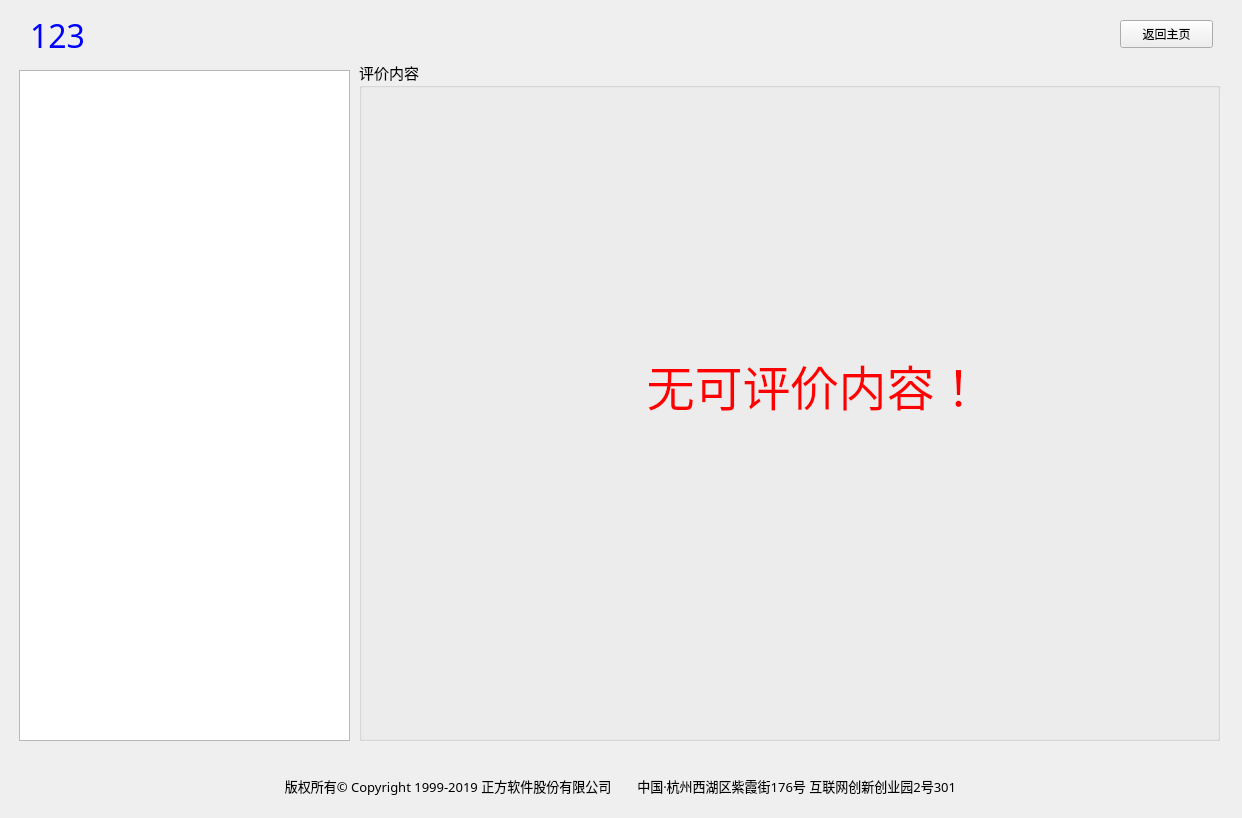
<?xml version="1.0" encoding="UTF-8"?>
<ui version="4.0">
 <class>Form</class>
 <widget class="QWidget" name="Form">
  <property name="geometry">
   <rect>
    <x>0</x>
    <y>0</y>
    <width>1242</width>
    <height>818</height>
   </rect>
  </property>
  <property name="windowTitle">
   <string>Form</string>
  </property>
  <widget class="QLabel" name="lab_title_info">
   <property name="geometry">
    <rect>
     <x>30</x>
     <y>10</y>
     <width>1041</width>
     <height>51</height>
    </rect>
   </property>
   <property name="font">
    <font>
     <family>黑体</family>
     <pointsize>24</pointsize>
    </font>
   </property>
   <property name="styleSheet">
    <string notr="true">color: rgb(0, 0, 255);</string>
   </property>
   <property name="text">
    <string>123</string>
   </property>
  </widget>
  <widget class="QPushButton" name="btn_return_home">
   <property name="geometry">
    <rect>
     <x>1120</x>
     <y>20</y>
     <width>93</width>
     <height>28</height>
    </rect>
   </property>
   <property name="text">
    <string>返回主页</string>
   </property>
  </widget>
  <widget class="QLabel" name="label">
   <property name="geometry">
    <rect>
     <x>10</x>
     <y>770</y>
     <width>1221</width>
     <height>31</height>
    </rect>
   </property>
   <property name="font">
    <font>
     <family>黑体</family>
     <pointsize>10</pointsize>
    </font>
   </property>
   <property name="text">
    <string>版权所有© Copyright 1999-2019 正方软件股份有限公司　　中国·杭州西湖区紫霞街176号 互联网创新创业园2号301</string>
   </property>
   <property name="alignment">
    <set>Qt::AlignCenter</set>
   </property>
  </widget>
  <widget class="QStackedWidget" name="stackedWidget">
   <property name="geometry">
    <rect>
     <x>9</x>
     <y>60</y>
     <width>1221</width>
     <height>701</height>
    </rect>
   </property>
   <property name="currentIndex">
    <number>0</number>
   </property>
   <widget class="QWidget" name="stu_elaluation_page">
    <widget class="QTableView" name="tableView">
     <property name="geometry">
      <rect>
       <x>10</x>
       <y>10</y>
       <width>331</width>
       <height>671</height>
      </rect>
     </property>
    </widget>
    <widget class="QGroupBox" name="groupBox">
     <property name="geometry">
      <rect>
       <x>350</x>
       <y>0</y>
       <width>861</width>
       <height>681</height>
      </rect>
     </property>
     <property name="font">
      <font>
       <family>黑体</family>
       <pointsize>11</pointsize>
      </font>
     </property>
     <property name="title">
      <string>评价内容</string>
     </property>
     <widget class="QLabel" name="label_2">
      <property name="geometry">
       <rect>
        <x>110</x>
        <y>200</y>
        <width>691</width>
        <height>251</height>
       </rect>
      </property>
      <property name="font">
       <font>
        <family>Adobe Devanagari</family>
        <pointsize>36</pointsize>
       </font>
      </property>
      <property name="styleSheet">
       <string notr="true">color: rgb(255, 0, 0);</string>
      </property>
      <property name="text">
       <string>无可评价内容！</string>
      </property>
      <property name="alignment">
       <set>Qt::AlignCenter</set>
      </property>
     </widget>
    </widget>
   </widget>
   <widget class="QWidget" name="process_evaluation_page">
    <widget class="QGroupBox" name="groupBox_2">
     <property name="geometry">
      <rect>
       <x>10</x>
       <y>20</y>
       <width>381</width>
       <height>671</height>
      </rect>
     </property>
     <property name="title">
      <string/>
     </property>
     <widget class="QLabel" name="label_3">
      <property name="geometry">
       <rect>
        <x>20</x>
        <y>20</y>
        <width>341</width>
        <height>21</height>
       </rect>
      </property>
      <property name="text">
       <string>被评价课程上课时间:</string>
      </property>
     </widget>
     <widget class="QLabel" name="label_4">
      <property name="geometry">
       <rect>
        <x>20</x>
        <y>50</y>
        <width>341</width>
        <height>21</height>
       </rect>
      </property>
      <property name="text">
       <string>评价截止时间:</string>
      </property>
     </widget>
     <widget class="QTabWidget" name="tabWidget">
      <property name="geometry">
       <rect>
        <x>4</x>
        <y>80</y>
        <width>371</width>
        <height>591</height>
       </rect>
      </property>
      <property name="styleSheet">
       <string notr="true">QTabBar::tab{width:175}
QTabBar::tab{height:32}</string>
      </property>
      <property name="currentIndex">
       <number>0</number>
      </property>
      <widget class="QWidget" name="tab">
       <attribute name="title">
        <string>未评价(0)</string>
       </attribute>
       <widget class="QTableWidget" name="tableWidget">
        <property name="geometry">
         <rect>
          <x>0</x>
          <y>10</y>
          <width>361</width>
          <height>541</height>
         </rect>
        </property>
       </widget>
      </widget>
      <widget class="QWidget" name="tab_2">
       <attribute name="title">
        <string>未评价(0)</string>
       </attribute>
       <widget class="QTableWidget" name="tableWidget_2">
        <property name="geometry">
         <rect>
          <x>0</x>
          <y>10</y>
          <width>361</width>
          <height>501</height>
         </rect>
        </property>
       </widget>
      </widget>
     </widget>
    </widget>
    <widget class="QGroupBox" name="groupBox_3">
     <property name="geometry">
      <rect>
       <x>400</x>
       <y>20</y>
       <width>811</width>
       <height>671</height>
      </rect>
     </property>
     <property name="font">
      <font>
       <family>黑体</family>
       <pointsize>11</pointsize>
      </font>
     </property>
     <property name="title">
      <string>评价内容</string>
     </property>
     <widget class="QLabel" name="label_5">
      <property name="geometry">
       <rect>
        <x>110</x>
        <y>180</y>
        <width>691</width>
        <height>251</height>
       </rect>
      </property>
      <property name="font">
       <font>
        <family>Adobe Devanagari</family>
        <pointsize>36</pointsize>
       </font>
      </property>
      <property name="styleSheet">
       <string notr="true">color: rgb(255, 0, 0);</string>
      </property>
      <property name="text">
       <string>无可评价内容！</string>
      </property>
      <property name="alignment">
       <set>Qt::AlignCenter</set>
      </property>
     </widget>
    </widget>
   </widget>
   <widget class="QWidget" name="Questionnaire_page">
    <widget class="QGroupBox" name="groupBox_4">
     <property name="geometry">
      <rect>
       <x>350</x>
       <y>10</y>
       <width>861</width>
       <height>681</height>
      </rect>
     </property>
     <property name="font">
      <font>
       <family>黑体</family>
       <pointsize>11</pointsize>
      </font>
     </property>
     <property name="title">
      <string>问卷调查内容</string>
     </property>
     <widget class="QLabel" name="label_6">
      <property name="geometry">
       <rect>
        <x>110</x>
        <y>190</y>
        <width>691</width>
        <height>251</height>
       </rect>
      </property>
      <property name="font">
       <font>
        <family>Adobe Devanagari</family>
        <pointsize>36</pointsize>
       </font>
      </property>
      <property name="styleSheet">
       <string notr="true">color: rgb(255, 0, 0);</string>
      </property>
      <property name="text">
       <string>无问卷调查内容！</string>
      </property>
      <property name="alignment">
       <set>Qt::AlignCenter</set>
      </property>
     </widget>
    </widget>
    <widget class="QGroupBox" name="groupBox_5">
     <property name="geometry">
      <rect>
       <x>10</x>
       <y>10</y>
       <width>331</width>
       <height>681</height>
      </rect>
     </property>
     <property name="font">
      <font>
       <family>黑体</family>
       <pointsize>11</pointsize>
      </font>
     </property>
     <property name="title">
      <string>问卷调查</string>
     </property>
     <widget class="QTableView" name="tableView_2">
      <property name="geometry">
       <rect>
        <x>10</x>
        <y>30</y>
        <width>311</width>
        <height>641</height>
       </rect>
      </property>
     </widget>
    </widget>
   </widget>
   <widget class="QWidget" name="teaching_info_feedback_page">
    <widget class="Line" name="line_16">
     <property name="geometry">
      <rect>
       <x>544</x>
       <y>654</y>
       <width>16</width>
       <height>41</height>
      </rect>
     </property>
     <property name="orientation">
      <enum>Qt::Vertical</enum>
     </property>
    </widget>
    <widget class="QComboBox" name="comboBox_11">
     <property name="geometry">
      <rect>
       <x>750</x>
       <y>660</y>
       <width>71</width>
       <height>22</height>
      </rect>
     </property>
     <item>
      <property name="text">
       <string>15</string>
      </property>
     </item>
     <item>
      <property name="text">
       <string>20</string>
      </property>
     </item>
     <item>
      <property name="text">
       <string>30</string>
      </property>
     </item>
     <item>
      <property name="text">
       <string>50</string>
      </property>
     </item>
     <item>
      <property name="text">
       <string>70</string>
      </property>
     </item>
     <item>
      <property name="text">
       <string>90</string>
      </property>
     </item>
     <item>
      <property name="text">
       <string>100</string>
      </property>
     </item>
     <item>
      <property name="text">
       <string>150</string>
      </property>
     </item>
     <item>
      <property name="text">
       <string>300</string>
      </property>
     </item>
     <item>
      <property name="text">
       <string>500</string>
      </property>
     </item>
     <item>
      <property name="text">
       <string>800</string>
      </property>
     </item>
     <item>
      <property name="text">
       <string>1000</string>
      </property>
     </item>
     <item>
      <property name="text">
       <string>1500</string>
      </property>
     </item>
     <item>
      <property name="text">
       <string>2000</string>
      </property>
     </item>
     <item>
      <property name="text">
       <string>2500</string>
      </property>
     </item>
     <item>
      <property name="text">
       <string>5000</string>
      </property>
     </item>
    </widget>
    <widget class="QPushButton" name="pushButton_28">
     <property name="geometry">
      <rect>
       <x>710</x>
       <y>660</y>
       <width>31</width>
       <height>21</height>
      </rect>
     </property>
     <property name="text">
      <string>▶</string>
     </property>
    </widget>
    <widget class="QTableView" name="tableView_7">
     <property name="geometry">
      <rect>
       <x>4</x>
       <y>189</y>
       <width>1211</width>
       <height>461</height>
      </rect>
     </property>
     <property name="styleSheet">
      <string notr="true">QTableView QTableCornerButton::section {
    color: white;/*文字颜色*/
    background-color: rgb(41, 139, 201);/*背景色*/
    border: 5px solid #418bc9;/*边框*/
    border-radius:0px;/*边框圆角*/
    border-color: rgb(41, 139, 201);/*边框颜色*/
    font: 10px;/*字体大小*/
    padding:0px 0 0 0px;/*内边距*/
 }

QHeaderView {
    color: white;
    font: bold 10pt;
    background-color: rgb(41, 139, 201);
    border: 0px solid rgb(144, 144, 144);
    border:0px solid rgb(191,191,191);
    border-left-color: rgba(255, 255, 255, 0);
    border-top-color: rgba(255, 255, 255, 0);
    border-radius:0px;
    min-height:29px;
}

QHeaderView::section {
    color: white;
    background-color:rgb(41, 139, 201);
    border: 5px solid #f6f7fa;
    border-radius:0px;
    border-color:rgb(41, 139, 201);
}</string>
     </property>
     <attribute name="verticalHeaderVisible">
      <bool>false</bool>
     </attribute>
    </widget>
    <widget class="QPushButton" name="pushButton_27">
     <property name="enabled">
      <bool>false</bool>
     </property>
     <property name="geometry">
      <rect>
       <x>510</x>
       <y>660</y>
       <width>31</width>
       <height>21</height>
      </rect>
     </property>
     <property name="text">
      <string>&lt;</string>
     </property>
    </widget>
    <widget class="QLabel" name="label_115">
     <property name="geometry">
      <rect>
       <x>600</x>
       <y>664</y>
       <width>71</width>
       <height>16</height>
      </rect>
     </property>
     <property name="text">
      <string>共 0 页</string>
     </property>
    </widget>
    <widget class="QGroupBox" name="groupBox_9">
     <property name="geometry">
      <rect>
       <x>4</x>
       <y>14</y>
       <width>1211</width>
       <height>171</height>
      </rect>
     </property>
     <property name="title">
      <string/>
     </property>
     <widget class="QComboBox" name="cob_school_year_9">
      <property name="geometry">
       <rect>
        <x>140</x>
        <y>40</y>
        <width>251</width>
        <height>31</height>
       </rect>
      </property>
     </widget>
     <widget class="QLabel" name="label_103">
      <property name="geometry">
       <rect>
        <x>40</x>
        <y>40</y>
        <width>91</width>
        <height>31</height>
       </rect>
      </property>
      <property name="font">
       <font>
        <family>黑体</family>
        <pointsize>11</pointsize>
       </font>
      </property>
      <property name="text">
       <string>学年</string>
      </property>
      <property name="alignment">
       <set>Qt::AlignRight|Qt::AlignTrailing|Qt::AlignVCenter</set>
      </property>
     </widget>
     <widget class="QComboBox" name="cob_school_year_14">
      <property name="geometry">
       <rect>
        <x>530</x>
        <y>40</y>
        <width>251</width>
        <height>31</height>
       </rect>
      </property>
     </widget>
     <widget class="QLabel" name="label_108">
      <property name="geometry">
       <rect>
        <x>400</x>
        <y>40</y>
        <width>111</width>
        <height>31</height>
       </rect>
      </property>
      <property name="font">
       <font>
        <family>黑体</family>
        <pointsize>11</pointsize>
       </font>
      </property>
      <property name="text">
       <string>学期</string>
      </property>
      <property name="alignment">
       <set>Qt::AlignRight|Qt::AlignTrailing|Qt::AlignVCenter</set>
      </property>
     </widget>
     <widget class="QLabel" name="label_111">
      <property name="geometry">
       <rect>
        <x>790</x>
        <y>40</y>
        <width>121</width>
        <height>31</height>
       </rect>
      </property>
      <property name="font">
       <font>
        <family>黑体</family>
        <pointsize>11</pointsize>
       </font>
      </property>
      <property name="text">
       <string>反馈信息</string>
      </property>
      <property name="alignment">
       <set>Qt::AlignRight|Qt::AlignTrailing|Qt::AlignVCenter</set>
      </property>
     </widget>
     <widget class="QPushButton" name="pushButton_15">
      <property name="geometry">
       <rect>
        <x>1040</x>
        <y>130</y>
        <width>81</width>
        <height>28</height>
       </rect>
      </property>
      <property name="text">
       <string>导出</string>
      </property>
     </widget>
     <widget class="QPushButton" name="pushButton_16">
      <property name="geometry">
       <rect>
        <x>1120</x>
        <y>130</y>
        <width>81</width>
        <height>28</height>
       </rect>
      </property>
      <property name="text">
       <string>查询</string>
      </property>
     </widget>
     <widget class="QLineEdit" name="lineEdit">
      <property name="geometry">
       <rect>
        <x>920</x>
        <y>40</y>
        <width>251</width>
        <height>31</height>
       </rect>
      </property>
     </widget>
     <widget class="QComboBox" name="cob_school_year_10">
      <property name="geometry">
       <rect>
        <x>140</x>
        <y>80</y>
        <width>251</width>
        <height>31</height>
       </rect>
      </property>
     </widget>
     <widget class="QLabel" name="label_109">
      <property name="geometry">
       <rect>
        <x>400</x>
        <y>80</y>
        <width>121</width>
        <height>31</height>
       </rect>
      </property>
      <property name="font">
       <font>
        <family>黑体</family>
        <pointsize>11</pointsize>
       </font>
      </property>
      <property name="text">
       <string>提交结束时间</string>
      </property>
      <property name="alignment">
       <set>Qt::AlignRight|Qt::AlignTrailing|Qt::AlignVCenter</set>
      </property>
     </widget>
     <widget class="QComboBox" name="cob_school_year_15">
      <property name="geometry">
       <rect>
        <x>530</x>
        <y>80</y>
        <width>251</width>
        <height>31</height>
       </rect>
      </property>
     </widget>
     <widget class="QLabel" name="label_104">
      <property name="geometry">
       <rect>
        <x>10</x>
        <y>80</y>
        <width>121</width>
        <height>31</height>
       </rect>
      </property>
      <property name="font">
       <font>
        <family>黑体</family>
        <pointsize>11</pointsize>
       </font>
      </property>
      <property name="text">
       <string>提交开始时间</string>
      </property>
      <property name="alignment">
       <set>Qt::AlignRight|Qt::AlignTrailing|Qt::AlignVCenter</set>
      </property>
     </widget>
     <widget class="QLabel" name="label_112">
      <property name="geometry">
       <rect>
        <x>790</x>
        <y>80</y>
        <width>121</width>
        <height>31</height>
       </rect>
      </property>
      <property name="font">
       <font>
        <family>黑体</family>
        <pointsize>11</pointsize>
       </font>
      </property>
      <property name="text">
       <string>处理状态</string>
      </property>
      <property name="alignment">
       <set>Qt::AlignRight|Qt::AlignTrailing|Qt::AlignVCenter</set>
      </property>
     </widget>
     <widget class="QComboBox" name="cob_school_year_16">
      <property name="geometry">
       <rect>
        <x>920</x>
        <y>80</y>
        <width>251</width>
        <height>31</height>
       </rect>
      </property>
     </widget>
     <widget class="QPushButton" name="pushButton_17">
      <property name="geometry">
       <rect>
        <x>880</x>
        <y>130</y>
        <width>81</width>
        <height>28</height>
       </rect>
      </property>
      <property name="text">
       <string>删除</string>
      </property>
     </widget>
     <widget class="QPushButton" name="pushButton_18">
      <property name="geometry">
       <rect>
        <x>960</x>
        <y>130</y>
        <width>81</width>
        <height>28</height>
       </rect>
      </property>
      <property name="text">
       <string>评价</string>
      </property>
     </widget>
     <widget class="QPushButton" name="pushButton_20">
      <property name="geometry">
       <rect>
        <x>800</x>
        <y>130</y>
        <width>81</width>
        <height>28</height>
       </rect>
      </property>
      <property name="text">
       <string>反馈信息</string>
      </property>
     </widget>
    </widget>
    <widget class="QLineEdit" name="lineEdit_8">
     <property name="enabled">
      <bool>false</bool>
     </property>
     <property name="geometry">
      <rect>
       <x>560</x>
       <y>660</y>
       <width>31</width>
       <height>21</height>
      </rect>
     </property>
     <property name="text">
      <string>1</string>
     </property>
    </widget>
    <widget class="Line" name="line_15">
     <property name="geometry">
      <rect>
       <x>660</x>
       <y>654</y>
       <width>16</width>
       <height>41</height>
      </rect>
     </property>
     <property name="orientation">
      <enum>Qt::Vertical</enum>
     </property>
    </widget>
    <widget class="QPushButton" name="pushButton_29">
     <property name="enabled">
      <bool>false</bool>
     </property>
     <property name="geometry">
      <rect>
       <x>480</x>
       <y>660</y>
       <width>31</width>
       <height>21</height>
      </rect>
     </property>
     <property name="text">
      <string>◀</string>
     </property>
    </widget>
    <widget class="QPushButton" name="pushButton_26">
     <property name="geometry">
      <rect>
       <x>680</x>
       <y>660</y>
       <width>31</width>
       <height>21</height>
      </rect>
     </property>
     <property name="text">
      <string>&gt;</string>
     </property>
    </widget>
   </widget>
  </widget>
 </widget>
 <resources/>
 <connections>
  <connection>
   <sender>btn_return_home</sender>
   <signal>clicked()</signal>
   <receiver>Form</receiver>
   <slot>return_home()</slot>
   <hints>
    <hint type="sourcelabel">
     <x>1135</x>
     <y>34</y>
    </hint>
    <hint type="destinationlabel">
     <x>1100</x>
     <y>-31</y>
    </hint>
   </hints>
  </connection>
 </connections>
 <slots>
  <slot>return_home()</slot>
 </slots>
</ui>
